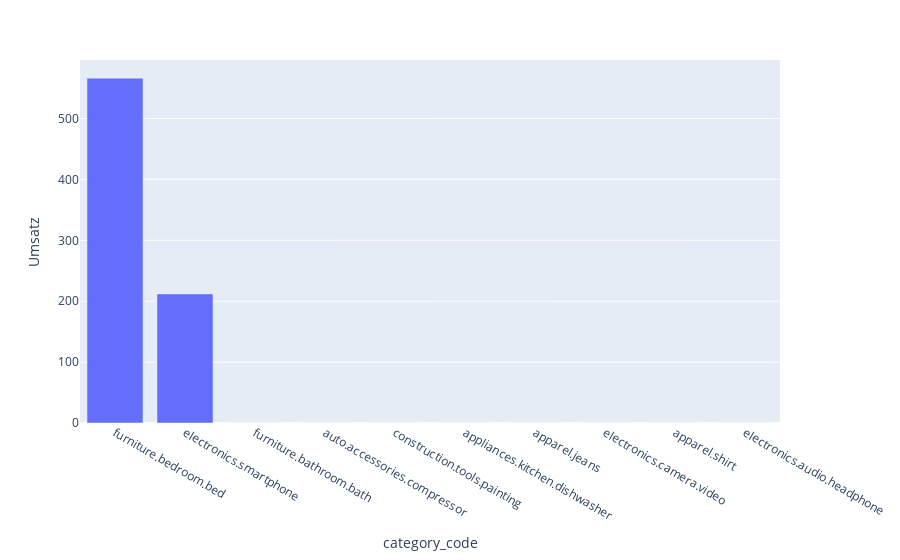

Notebook code for this chart:
### Code cell
px.bar(sdf_category_code_overview.limit(10).toPandas(), x='category_code', y='Turnover')

### Figure 1 — Plotly figure (JSON) as saved in the notebook; plotly's stock layout.template omitted (floating-point values rounded to 4 significant figures)
{"data": [{"alignmentgroup": "True", "hovertemplate": "category_code=%{x}<br>Umsatz=%{y}<extra></extra>", "legendgroup": "", "marker": {"color": "#636efa"}, "name": "", "offsetgroup": "", "orientation": "v", "showlegend": false, "textposition": "auto", "type": "bar", "x": ["furniture.bedroom.bed", "electronics.smartphone", "furniture.bathroom.bath", "auto.accessories.compressor", "construction.tools.painting", "appliances.kitchen.dishwasher", "apparel.jeans", "electronics.camera.video", "apparel.shirt", "electronics.audio.headphone"], "xaxis": "x", "y": [566.3, 211.9, 0, 0, 0, 0, 0, 0, 0, 0], "yaxis": "y"}], "layout": {"barmode": "relative", "legend": {"tracegroupgap": 0}, "margin": {"t": 60}, "xaxis": {"anchor": "y", "domain": [0, 1], "title": {"text": "category_code"}}, "yaxis": {"anchor": "x", "domain": [0, 1], "title": {"text": "Umsatz"}}}}
